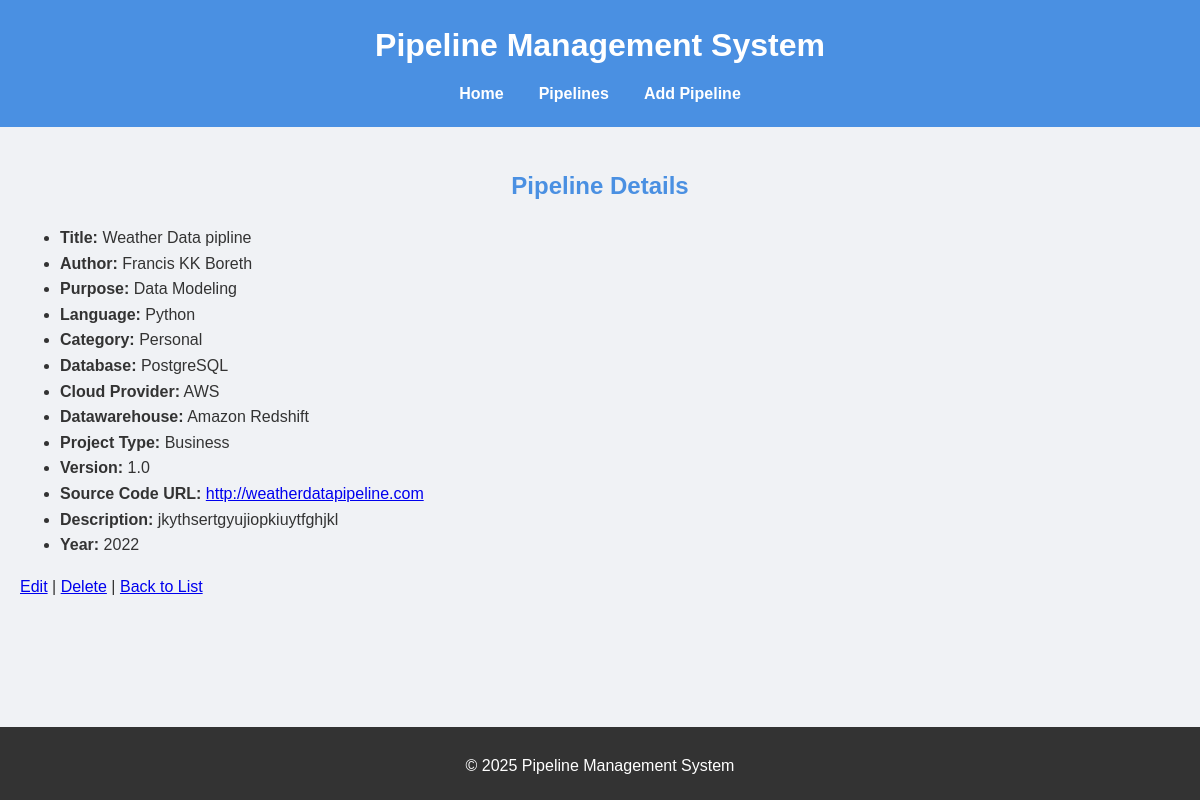
The app's page /pipelines/1/ with its own data.
### DeLib/models.py (models this page shows)
class PipelineDetails(models.Model):
    project_purpose_choices = [
        ('ETL', 'ETL'),
        ('Data Analysis', 'Data Analysis'),
        ('Data Visualization', 'Data Visualization'),
        ('Data Modeling', 'Data Modeling'),
        ('Data Warehousing', 'Data Warehousing'),
        ('Data Lake', 'Data Lake'),
        ('Data Science', 'Data Science'),
        ('Machine Learning', 'Machine Learning'),
        ('Deep Learning', 'Deep Learning'),
        ('Natural Language Processing', 'Natural Language Processing'),
        ('Computer Vision', 'Computer Vision'),
        ('Big Data', 'Big Data'),
        ('Data Engineering', 'Data Engineering'),
        ('Data Governance', 'Data Governance'),
        ('Data Quality', 'Data Quality'),
        ('Data Security', 'Data Security'),
        ('Data Privacy', 'Data Privacy'),
        ('Data Catalog', 'Data Catalog'),
        ('Data Lineage', 'Data Lineage'),
        ('Data Profiling', 'Data Profiling'),
        ('Data Masking', 'Data Masking'),
        ('Data Monitoring', 'Data Monitoring'),
        ('Data Orchestration', 'Data Orchestration'),
        ('Data Pipelines', 'Data Pipelines'),
        ('Data Replication', 'Data Replication'),
        ('Data Integration', 'Data Integration'),
        ('Data Migration', 'Data Migration'),
        ('Data Transformation', 'Data Transformation'),
        ('Data Ingestion', 'Data Ingestion'),
        ('Data Streaming', 'Data Streaming'),
        ('Data Batch Processing', 'Data Batch Processing'),
        ('Data Real-time Processing', 'Data Real-time Processing')
    ]
    database_choices = [
        ('MySQL', 'MySQL'),
        ('PostgreSQL', 'PostgreSQL'),
        ('MongoDB', 'MongoDB'),
        ('Azure SQL Database', 'Azure SQL Database'),
        ('Amazon Redshift', 'Amazon Redshift'),
        ('Google Cloud Spanner', 'Google Cloud Spanner'),
        ('DynamoDB', 'DynamoDB'),
        ('Cassandra', 'Cassandra'),
        ('Snowflake', 'Snowflake'),
        ('Oracle Database', 'Oracle Database'),
        ('IBM Db2', 'IBM Db2'),
        ('SQL Server', 'SQL Server'),
        ('Sybase', 'Sybase'),
        ('MariaDB', 'MariaDB'),
        ('SQLite', 'SQLite'),
        ('Firebase', 'Firebase'),
        ('Google Cloud Firestore', 'Google Cloud Firestore'),
        ('Google Cloud Bigtable', 'Google Cloud Bigtable'),
        ('Apache Cassandra', 'Apache Cassandra')
    ]
    datawarehouse_choices = [
        ('Amazon Redshift', 'Amazon Redshift'),
        ('Google Cloud Spanner', 'Google Cloud Spanner'),
        ('Snowflake', 'Snowflake'),
        ('Oracle Database', 'Oracle Database'),
        ('IBM Db2', 'IBM Db2'),
        ('SQL Server', 'SQL Server'),
        ('MariaDB', 'MariaDB'),
        ('Google Cloud Firestore', 'Google Cloud Firestore'),
        ('Google Cloud Bigtable', 'Google Cloud Bigtable')
    ]
    cloud_provider_choices = [
        ('AWS', 'Amazon Web Services (AWS)'),
        ('Azure', 'Microsoft Azure'),
        ('GCP', 'Google Cloud Platform (GCP)'),
        ('IBM Cloud', 'IBM Cloud'),
        ('Oracle Cloud', 'Oracle Cloud'),
        ('Alibaba Cloud', 'Alibaba Cloud'),
        ('Snowflake', 'Snowflake'),
        ('Databricks', 'Databricks'),
        ('Cloudera', 'Cloudera'),
        ('BigQuery', 'Google BigQuery'),
        ('Redshift', 'Amazon Redshift'),
        ('Synapse', 'Azure Synapse Analytics'),
        ('Dremio', 'Dremio'),
        ('Flink', 'Apache Flink Cloud Services'),
        ('Confluent', 'Confluent Cloud (Kafka)'),
        ('DataBricks', 'DataBricks on AWS/Azure'),
        ('Firebolt', 'Firebolt'),
        ('ClickHouse', 'ClickHouse Cloud'),
        ('ElasticSearch', 'Elastic Cloud'),
        ('MinIO', 'MinIO Object Storage')
    ]
    project_type_choices = [
        ('Business', 'Business'),
        ('Education', 'Education'),
        ('Government', 'Government'),
        ('Healthcare', 'Healthcare'),
        ('Insurance', 'Insurance'),
        ('Manufacturing', 'Manufacturing'),
        ('Retail', 'Retail'),
        ('Service', 'Service'),
        ('Technology', 'Technology'),
        ('Transportation', 'Transportation'),
        ('Other', 'Other')
    ]
    category_choices = [
        ('Personal', 'Personal'),
        ('Company', 'Company'),
        ('Group', 'Group'),
        ('Community', 'Community')
    ]
    author = models.CharField(max_length=100)
    purpose = models.CharField(max_length=100, choices=project_purpose_choices, default='ETL')
    title = models.CharField(max_length=100)
    language = models.CharField(max_length=250)
    category = models.CharField(max_length=100, choices=category_choices, default='Personal')
    database_type = models.CharField(max_length=100, choices=database_choices, default='MySQL')
    cloud_provider = models.CharField(max_length=100, choices=cloud_provider_choices, default='AWS')
    datawarehouse = models.CharField(max_length=100, choices=datawarehouse_choices, default='Amazon Redshift')
    type_of_project = models.CharField(max_length=100, choices=project_type_choices, default='Business')
    version = models.CharField(max_length=50)
    source_code_url = models.URLField(max_length=250)
    description = models.TextField()
    year = models.IntegerField()

### DeLib/views.py (the view)
# urls.py: path('pipelines/<int:pk>/', views.pipeline_detail, name='pipeline_detail'),
def pipeline_detail(request, pk):
    pipeline = get_object_or_404(PipelineDetails, pk=pk)
    return render(request, 'pipelines/detail.html', {'pipeline': pipeline})

### DeLib/templates/pipelines/detail.html (shortened to what this page needs)
{% extends 'base.html' %}
{% block content %}
<h2>Pipeline Details</h2>
<ul>
    <li><strong>Title:</strong> {{ pipeline.title }}</li>
    <li><strong>Author:</strong> {{ pipeline.author }}</li>
    <li><strong>Purpose:</strong> {{ pipeline.purpose }}</li>
    <li><strong>Language:</strong> {{ pipeline.language }}</li>
    <li><strong>Category:</strong> {{ pipeline.category }}</li>
    <li><strong>Database:</strong> {{ pipeline.database_type }}</li>
    <li><strong>Cloud Provider:</strong> {{ pipeline.cloud_provider }}</li>
    <li><strong>Datawarehouse:</strong> {{ pipeline.datawarehouse }}</li>
    <li><strong>Project Type:</strong> {{ pipeline.type_of_project }}</li>
    <li><strong>Version:</strong> {{ pipeline.version }}</li>
    <li><strong>Source Code URL:</strong> <a href="{{ pipeline.source_code_url }}" target="_blank">{{ pipeline.source_code_url }}</a></li>
    <li><strong>Description:</strong> {{ pipeline.description }}</li>
    <li><strong>Year:</strong> {{ pipeline.year }}</li>
</ul>
<a href="{% url 'pipeline_edit' pipeline.pk %}">Edit</a> |
<a href="{% url 'pipeline_delete' pipeline.pk %}">Delete</a> |
<a href="{% url 'pipeline_list' %}">Back to List</a>
{% endblock %}

### records on screen
PipelineDetails: title "Weather Data pipline", author "Francis KK Boreth", purpose "Data Modeling", language "Python", category "Personal", database_type "PostgreSQL", cloud_provider "AWS", datawarehouse "Amazon Redshift", type_of_project "Business", version "1.0", source_code_url "http://weatherdatapipeline.com", description "jkythsertgyujiopkiuytfghjkl", year "2022"
